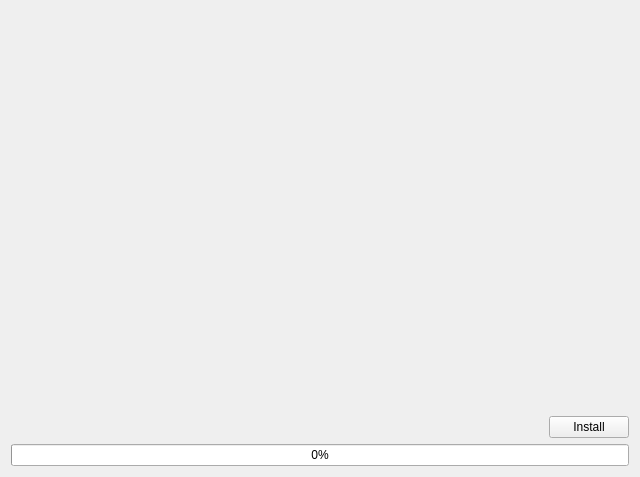
<?xml version="1.0" encoding="UTF-8"?>
<ui version="4.0">
 <class>Form</class>
 <widget class="QWidget" name="Form">
  <property name="geometry">
   <rect>
    <x>0</x>
    <y>0</y>
    <width>640</width>
    <height>477</height>
   </rect>
  </property>
  <property name="windowTitle">
   <string>Form</string>
  </property>
  <layout class="QGridLayout" name="gridLayout">
   <item row="1" column="0" colspan="2">
    <widget class="QFrame" name="frame_3">
     <property name="sizePolicy">
      <sizepolicy hsizetype="Preferred" vsizetype="Fixed">
       <horstretch>0</horstretch>
       <verstretch>0</verstretch>
      </sizepolicy>
     </property>
     <property name="frameShape">
      <enum>QFrame::NoFrame</enum>
     </property>
     <property name="frameShadow">
      <enum>QFrame::Plain</enum>
     </property>
     <layout class="QGridLayout" name="gridLayout_4">
      <item row="0" column="0" rowspan="2">
       <widget class="QToolButton" name="icon">
        <property name="styleSheet">
         <string notr="true">QToolButton {
	border: none;
	background: none;
}

QToolButton:hover {
	border: none;
	background: none;
}

QToolButton:pressed{
	border: none;
	background: none;
}</string>
        </property>
        <property name="text">
         <string/>
        </property>
        <property name="iconSize">
         <size>
          <width>100</width>
          <height>100</height>
         </size>
        </property>
        <property name="autoRaise">
         <bool>true</bool>
        </property>
       </widget>
      </item>
      <item row="2" column="0">
       <spacer name="verticalSpacer_2">
        <property name="orientation">
         <enum>Qt::Vertical</enum>
        </property>
        <property name="sizeType">
         <enum>QSizePolicy::Fixed</enum>
        </property>
        <property name="sizeHint" stdset="0">
         <size>
          <width>20</width>
          <height>40</height>
         </size>
        </property>
       </spacer>
      </item>
      <item row="0" column="1" rowspan="3" colspan="2">
       <widget class="QLabel" name="data">
        <property name="font">
         <font>
          <pointsize>10</pointsize>
         </font>
        </property>
        <property name="text">
         <string/>
        </property>
        <property name="scaledContents">
         <bool>true</bool>
        </property>
        <property name="alignment">
         <set>Qt::AlignLeading|Qt::AlignLeft|Qt::AlignVCenter</set>
        </property>
        <property name="openExternalLinks">
         <bool>true</bool>
        </property>
       </widget>
      </item>
     </layout>
    </widget>
   </item>
   <item row="3" column="0" colspan="2">
    <widget class="QProgressBar" name="progress_bar">
     <property name="value">
      <number>0</number>
     </property>
     <property name="alignment">
      <set>Qt::AlignCenter</set>
     </property>
     <property name="textVisible">
      <bool>true</bool>
     </property>
     <property name="invertedAppearance">
      <bool>false</bool>
     </property>
     <property name="format">
      <string>%p%</string>
     </property>
    </widget>
   </item>
   <item row="0" column="0" colspan="2">
    <widget class="QLabel" name="screenshot">
     <property name="text">
      <string/>
     </property>
     <property name="scaledContents">
      <bool>false</bool>
     </property>
     <property name="alignment">
      <set>Qt::AlignCenter</set>
     </property>
    </widget>
   </item>
   <item row="2" column="1">
    <widget class="QPushButton" name="btn_install">
     <property name="text">
      <string>Install</string>
     </property>
    </widget>
   </item>
   <item row="2" column="0">
    <spacer name="horizontalSpacer">
     <property name="orientation">
      <enum>Qt::Horizontal</enum>
     </property>
     <property name="sizeHint" stdset="0">
      <size>
       <width>40</width>
       <height>20</height>
      </size>
     </property>
    </spacer>
   </item>
  </layout>
 </widget>
 <resources/>
 <connections/>
</ui>
